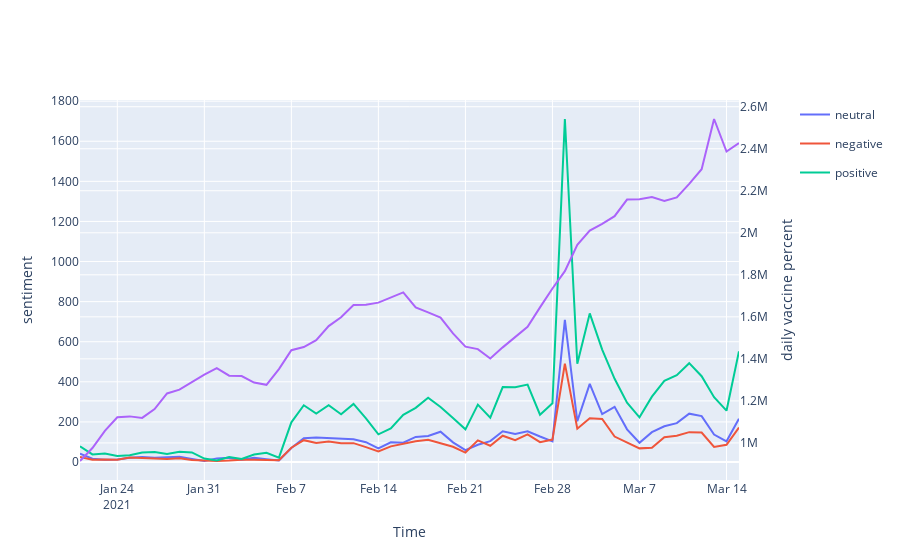

Notebook source saved alongside this figure:
### Code cell
new_country_vaccine_daily = country_vaccine_time[country_vaccine_time['Country']=='United States'][['Date', 'Daily vaccinations', 'Country']]
new_country_vaccine_daily['Date'] = pd.to_datetime(new_country_vaccine_daily['Date']).dt.date
new_country_vaccine_daily = new_country_vaccine_daily[(new_country_vaccine_daily['Date'] > datetime.date(year=2021,month=1,day=20)) & (new_country_vaccine_daily['Date'] < datetime.date(year=2021,month=3,day=16))]

subfig = make_subplots(specs=[[{"secondary_y": True}]])

# create two independent figures with px.line each containing data from multiple columns
fig = px.line(timeline, x='date', y='tweets', color='sentiment', category_orders={'sentiment': ['neutral', 'negative', 'positive']},
             title='Timeline showing sentiment of tweets about COVID-19 vaccines')
fig2 = px.line(new_country_vaccine_daily, x='Date', y='Daily vaccinations')

fig2.update_traces(yaxis="y2")

subfig.add_traces(fig.data + fig2.data)
subfig.layout.xaxis.title="Time"
subfig.layout.yaxis.title="sentiment"
subfig.layout.yaxis2.title="daily vaccine percent"
# recoloring is necessary otherwise lines from fig und fig2 would share each color
# e.g. Linear-, Log- = blue; Linear+, Log+ = red... we don't want this
subfig.for_each_trace(lambda t: t.update(line=dict(color=t.marker.color)))
subfig.show()

### Figure 1 — Plotly figure (JSON) as saved in the notebook; plotly's stock layout.template omitted (floating-point values rounded to 4 significant figures)
{"data": [{"hovertemplate": "sentiment=neutral<br>date=%{x}<br>tweets=%{y}<extra></extra>", "legendgroup": "neutral", "line": {"dash": "solid"}, "marker": {"symbol": "circle"}, "mode": "lines", "name": "neutral", "orientation": "v", "showlegend": true, "type": "scatter", "x": ["2021-01-21", "2021-01-22", "2021-01-23", "2021-01-24", "2021-01-25", "2021-01-26", "2021-01-27", "2021-01-28", "2021-01-29", "2021-01-30", "2021-01-31", "2021-02-01", "2021-02-02", "2021-02-03", "2021-02-04", "2021-02-05", "2021-02-06", "2021-02-07", "2021-02-08", "2021-02-09", "2021-02-10", "2021-02-11", "2021-02-12", "2021-02-13", "2021-02-14", "2021-02-15", "2021-02-16", "2021-02-17", "2021-02-18", "2021-02-19", "2021-02-20", "2021-02-21", "2021-02-22", "2021-02-23", "2021-02-24", "2021-02-25", "2021-02-26", "2021-02-27", "2021-02-28", "2021-03-01", "2021-03-02", "2021-03-03", "2021-03-04", "2021-03-05", "2021-03-06", "2021-03-07", "2021-03-08", "2021-03-09", "2021-03-10", "2021-03-11", "2021-03-12", "2021-03-13", "2021-03-14", "2021-03-15"], "xaxis": "x", "y": [42, 16, 11, 12, 21, 25, 21, 25, 26, 15, 5, 18, 21, 11, 21, 14, 8, 70, 119, 122, 119, 116, 113, 99, 68, 98, 96, 125, 130, 151, 98, 59, 86, 104, 153, 140, 153, 127, 103, 709, 203, 390, 239, 275, 163, 96, 149, 178, 194, 241, 229, 137, 103, 216], "yaxis": "y"}, {"hovertemplate": "sentiment=negative<br>date=%{x}<br>tweets=%{y}<extra></extra>", "legendgroup": "negative", "line": {"dash": "solid"}, "marker": {"symbol": "circle"}, "mode": "lines", "name": "negative", "orientation": "v", "showlegend": true, "type": "scatter", "x": ["2021-01-21", "2021-01-22", "2021-01-23", "2021-01-24", "2021-01-25", "2021-01-26", "2021-01-27", "2021-01-28", "2021-01-29", "2021-01-30", "2021-01-31", "2021-02-01", "2021-02-02", "2021-02-03", "2021-02-04", "2021-02-05", "2021-02-06", "2021-02-07", "2021-02-08", "2021-02-09", "2021-02-10", "2021-02-11", "2021-02-12", "2021-02-13", "2021-02-14", "2021-02-15", "2021-02-16", "2021-02-17", "2021-02-18", "2021-02-19", "2021-02-20", "2021-02-21", "2021-02-22", "2021-02-23", "2021-02-24", "2021-02-25", "2021-02-26", "2021-02-27", "2021-02-28", "2021-03-01", "2021-03-02", "2021-03-03", "2021-03-04", "2021-03-05", "2021-03-06", "2021-03-07", "2021-03-08", "2021-03-09", "2021-03-10", "2021-03-11", "2021-03-12", "2021-03-13", "2021-03-14", "2021-03-15"], "xaxis": "x", "y": [25, 11, 12, 11, 22, 19, 18, 15, 19, 10, 8, 5, 7, 11, 11, 10, 9, 71, 109, 95, 102, 94, 94, 74, 53, 78, 90, 104, 111, 92, 76, 47, 108, 81, 131, 109, 138, 99, 112, 491, 166, 218, 215, 127, 98, 68, 71, 124, 131, 149, 147, 75, 86, 172], "yaxis": "y"}, {"hovertemplate": "sentiment=positive<br>date=%{x}<br>tweets=%{y}<extra></extra>", "legendgroup": "positive", "line": {"dash": "solid"}, "marker": {"symbol": "circle"}, "mode": "lines", "name": "positive", "orientation": "v", "showlegend": true, "type": "scatter", "x": ["2021-01-21", "2021-01-22", "2021-01-23", "2021-01-24", "2021-01-25", "2021-01-26", "2021-01-27", "2021-01-28", "2021-01-29", "2021-01-30", "2021-01-31", "2021-02-01", "2021-02-02", "2021-02-03", "2021-02-04", "2021-02-05", "2021-02-06", "2021-02-07", "2021-02-08", "2021-02-09", "2021-02-10", "2021-02-11", "2021-02-12", "2021-02-13", "2021-02-14", "2021-02-15", "2021-02-16", "2021-02-17", "2021-02-18", "2021-02-19", "2021-02-20", "2021-02-21", "2021-02-22", "2021-02-23", "2021-02-24", "2021-02-25", "2021-02-26", "2021-02-27", "2021-02-28", "2021-03-01", "2021-03-02", "2021-03-03", "2021-03-04", "2021-03-05", "2021-03-06", "2021-03-07", "2021-03-08", "2021-03-09", "2021-03-10", "2021-03-11", "2021-03-12", "2021-03-13", "2021-03-14", "2021-03-15"], "xaxis": "x", "y": [78, 38, 42, 30, 34, 47, 50, 40, 51, 48, 17, 8, 25, 15, 37, 46, 22, 198, 283, 242, 283, 238, 290, 218, 138, 167, 235, 270, 321, 274, 219, 163, 286, 221, 374, 373, 386, 236, 293, 1711, 490, 741, 561, 415, 296, 223, 326, 405, 433, 493, 428, 323, 256, 552], "yaxis": "y"}, {"hovertemplate": "Date=%{x}<br>Daily vaccinations=%{y}<extra></extra>", "legendgroup": "", "line": {"dash": "solid"}, "marker": {"symbol": "circle"}, "mode": "lines", "name": "", "orientation": "v", "showlegend": false, "type": "scatter", "x": ["2021-01-21", "2021-01-22", "2021-01-23", "2021-01-24", "2021-01-25", "2021-01-26", "2021-01-27", "2021-01-28", "2021-01-29", "2021-01-30", "2021-01-31", "2021-02-01", "2021-02-02", "2021-02-03", "2021-02-04", "2021-02-05", "2021-02-06", "2021-02-07", "2021-02-08", "2021-02-09", "2021-02-10", "2021-02-11", "2021-02-12", "2021-02-13", "2021-02-14", "2021-02-16", "2021-02-17", "2021-02-18", "2021-02-19", "2021-02-20", "2021-02-21", "2021-02-22", "2021-02-23", "2021-02-24", "2021-02-25", "2021-02-26", "2021-02-27", "2021-02-28", "2021-03-01", "2021-03-02", "2021-03-03", "2021-03-04", "2021-03-05", "2021-03-06", "2021-03-07", "2021-03-08", "2021-03-09", "2021-03-10", "2021-03-11", "2021-03-12", "2021-03-13", "2021-03-14", "2021-03-15"], "xaxis": "x", "y": [913912, 975540, 1057387, 1122182, 1126251, 1119058, 1161050, 1235330, 1253815, 1291416, 1324949, 1355451, 1319981, 1317946, 1287147, 1276364, 1351437, 1441091, 1456459, 1489333, 1555959, 1598080, 1655907, 1657703, 1667631, 1716311, 1644551, 1621071, 1596355, 1521088, 1458040, 1446445, 1401674, 1454731, 1505193, 1552717, 1645240, 1735053, 1817502, 1942788, 2010790, 2042676, 2079147, 2158020, 2159392, 2169981, 2151571, 2168688, 2233006, 2302844, 2541597, 2386932, 2427430], "yaxis": "y2"}], "layout": {"autosize": true, "xaxis": {"anchor": "y", "autorange": true, "domain": [0, 0.94], "range": ["2021-01-21", "2021-03-15"], "title": {"text": "Time"}, "type": "date"}, "yaxis": {"anchor": "x", "autorange": true, "domain": [0, 1], "range": [-89.78, 1806.0], "title": {"text": "sentiment"}, "type": "linear"}, "yaxis2": {"anchor": "x", "autorange": true, "overlaying": "y", "range": [823500.0, 2632000.0], "side": "right", "title": {"text": "daily vaccine percent"}, "type": "linear"}}}
